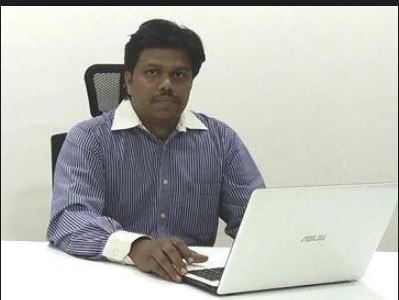
#> input picture open/praveen.JPG, 399 x 300 px, found by its file name
$ python open.py
#> lines starting #> are read from the running program, lines starting #| are printed output that depends on the picture
from PIL import Image,ImageDraw,ImageFont
im = Image.open("praveen.jpg")
#> im is the input picture: PIL image 399x300 RGB; mean R, G, B 184.2, 186, 180.2
#im.show()

iwt = ImageDraw.Draw(im)
fnt = ImageFont.truetype('Amatic-Bold.ttf', 30)
fnt1 = ImageFont.truetype('Amatic-Bold.ttf', 40)
iwt.text((10,10), "Praveen angular trainer ",font=fnt, fill="red")
iwt.text((10,250), "9059868766 ",font=fnt1, fill="red")
im.save('praveen1.png')
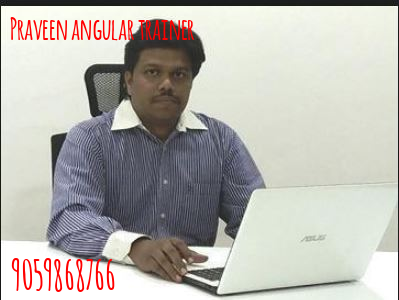
#> saved as praveen1.png: PIL image 399x300 RGB; mean R, G, B 184.8, 182, 176.3
im.show('praveen1.png')
